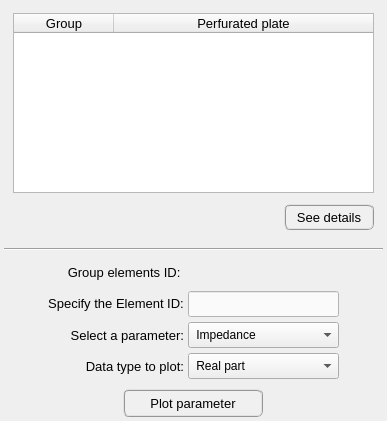
        <widget class="QWidget" name="tab_preview">
         <property name="enabled">
          <bool>true</bool>
         </property>
         <attribute name="title">
          <string>Preview</string>
         </attribute>
         <layout class="QGridLayout" name="gridLayout_12">
          <property name="leftMargin">
           <number>4</number>
          </property>
          <property name="topMargin">
           <number>4</number>
          </property>
          <property name="rightMargin">
           <number>4</number>
          </property>
          <property name="bottomMargin">
           <number>4</number>
          </property>
          <property name="spacing">
           <number>4</number>
          </property>
          <item row="1" column="0">
           <widget class="Line" name="line_3">
            <property name="orientation">
             <enum>Qt::Horizontal</enum>
            </property>
           </widget>
          </item>
          <item row="0" column="0">
           <widget class="QFrame" name="frame_7">
            <property name="maximumSize">
             <size>
              <width>16777215</width>
              <height>240</height>
             </size>
            </property>
            <property name="frameShape">
             <enum>QFrame::NoFrame</enum>
            </property>
            <property name="frameShadow">
             <enum>QFrame::Raised</enum>
            </property>
            <layout class="QGridLayout" name="gridLayout_10">
             <item row="3" column="0" colspan="2">
              <widget class="QFrame" name="frame_8">
               <property name="minimumSize">
                <size>
                 <width>0</width>
                 <height>36</height>
                </size>
               </property>
               <property name="frameShape">
                <enum>QFrame::NoFrame</enum>
               </property>
               <property name="frameShadow">
                <enum>QFrame::Raised</enum>
               </property>
               <layout class="QGridLayout" name="gridLayout_11">
                <property name="leftMargin">
                 <number>0</number>
                </property>
                <property name="topMargin">
                 <number>0</number>
                </property>
                <property name="rightMargin">
                 <number>0</number>
                </property>
                <property name="bottomMargin">
                 <number>0</number>
                </property>
                <property name="spacing">
                 <number>0</number>
                </property>
                <item row="0" column="1">
                 <widget class="QPushButton" name="pushButton_get_information_plot">
                  <property name="minimumSize">
                   <size>
                    <width>90</width>
                    <height>26</height>
                   </size>
                  </property>
                  <property name="maximumSize">
                   <size>
                    <width>90</width>
                    <height>26</height>
                   </size>
                  </property>
                  <property name="font">
                   <font>
                    <family>MS Shell Dlg 2</family>
                    <pointsize>10</pointsize>
                    <weight>50</weight>
                    <italic>false</italic>
                    <bold>false</bold>
                   </font>
                  </property>
                  <property name="styleSheet">
                   <string notr="true">QPushButton{border-radius: 6px; border-color: rgb(150, 150, 150); border-style: ridge; border-width: 2px; color: rgb(0, 0, 0); background-color: rgb(240, 240, 240)}
QPushButton:hover{border-radius: 6px; border-color: rgb(0, 170, 255); border-style: ridge; border-width: 2px; color: rgb(0, 0, 0); background-color: rgba(174, 213, 255, 100)}
QPushButton:pressed{border-radius: 6px; border-color: rgb(0, 170, 255); border-style: ridge; border-width: 2px; color: rgb(0, 0, 0); background-color: rgb(174, 213, 255)}
QPushButton:disabled{border-radius: 6px; border-color: rgb(150, 150, 150); border-style: ridge; border-width: 0px; color: rgb(150,150, 150); background-color: rgb(220, 220, 220)}</string>
                  </property>
                  <property name="text">
                   <string>See details</string>
                  </property>
                 </widget>
                </item>
                <item row="0" column="0">
                 <spacer name="horizontalSpacer_18">
                  <property name="orientation">
                   <enum>Qt::Horizontal</enum>
                  </property>
                  <property name="sizeHint" stdset="0">
                   <size>
                    <width>40</width>
                    <height>20</height>
                   </size>
                  </property>
                 </spacer>
                </item>
               </layout>
              </widget>
             </item>
             <item row="0" column="0" colspan="2">
              <widget class="QTreeWidget" name="treeWidget_perforated_plate_preview">
               <property name="minimumSize">
                <size>
                 <width>0</width>
                 <height>0</height>
                </size>
               </property>
               <property name="maximumSize">
                <size>
                 <width>16777215</width>
                 <height>200</height>
                </size>
               </property>
               <property name="font">
                <font>
                 <family>MS Shell Dlg 2</family>
                 <pointsize>9</pointsize>
                 <weight>50</weight>
                 <italic>false</italic>
                 <bold>false</bold>
                </font>
               </property>
               <property name="toolTip">
                <string>&lt;html&gt;&lt;head/&gt;&lt;body&gt;&lt;p&gt;Select a group to plot the perforated plate parameter&lt;/p&gt;&lt;/body&gt;&lt;/html&gt;</string>
               </property>
               <property name="indentation">
                <number>1</number>
               </property>
               <property name="headerHidden">
                <bool>false</bool>
               </property>
               <attribute name="headerHighlightSections">
                <bool>false</bool>
               </attribute>
               <attribute name="headerShowSortIndicator" stdset="0">
                <bool>false</bool>
               </attribute>
               <attribute name="headerStretchLastSection">
                <bool>true</bool>
               </attribute>
               <column>
                <property name="text">
                 <string>Group</string>
                </property>
                <property name="font">
                 <font>
                  <family>MS Shell Dlg 2</family>
                  <pointsize>10</pointsize>
                  <weight>50</weight>
                  <italic>false</italic>
                  <bold>false</bold>
                 </font>
                </property>
                <property name="textAlignment">
                 <set>AlignCenter</set>
                </property>
               </column>
               <column>
                <property name="text">
                 <string>Perfurated plate</string>
                </property>
                <property name="font">
                 <font>
                  <family>MS Shell Dlg 2</family>
                  <pointsize>10</pointsize>
                  <weight>50</weight>
                  <italic>false</italic>
                  <bold>false</bold>
                 </font>
                </property>
                <property name="textAlignment">
                 <set>AlignCenter</set>
                </property>
               </column>
              </widget>
             </item>
            </layout>
           </widget>
          </item>
          <item row="2" column="0">
           <widget class="QFrame" name="frame_3">
            <property name="minimumSize">
             <size>
              <width>0</width>
              <height>130</height>
             </size>
            </property>
            <property name="maximumSize">
             <size>
              <width>16777215</width>
              <height>140</height>
             </size>
            </property>
            <property name="frameShape">
             <enum>QFrame::NoFrame</enum>
            </property>
            <property name="frameShadow">
             <enum>QFrame::Raised</enum>
            </property>
            <layout class="QGridLayout" name="gridLayout_7">
             <property name="leftMargin">
              <number>4</number>
             </property>
             <property name="topMargin">
              <number>4</number>
             </property>
             <property name="rightMargin">
              <number>4</number>
             </property>
             <property name="bottomMargin">
              <number>4</number>
             </property>
             <property name="spacing">
              <number>4</number>
             </property>
             <item row="3" column="1">
              <widget class="QLabel" name="label_6">
               <property name="minimumSize">
                <size>
                 <width>0</width>
                 <height>26</height>
                </size>
               </property>
               <property name="maximumSize">
                <size>
                 <width>16777215</width>
                 <height>26</height>
                </size>
               </property>
               <property name="font">
                <font>
                 <family>MS Shell Dlg 2</family>
                 <pointsize>10</pointsize>
                 <weight>50</weight>
                 <italic>false</italic>
                 <bold>false</bold>
                </font>
               </property>
               <property name="text">
                <string>Data type to plot:</string>
               </property>
               <property name="alignment">
                <set>Qt::AlignRight|Qt::AlignTrailing|Qt::AlignVCenter</set>
               </property>
              </widget>
             </item>
             <item row="2" column="1">
              <widget class="QLabel" name="label_7">
               <property name="minimumSize">
                <size>
                 <width>0</width>
                 <height>26</height>
                </size>
               </property>
               <property name="maximumSize">
                <size>
                 <width>16777215</width>
                 <height>26</height>
                </size>
               </property>
               <property name="font">
                <font>
                 <family>MS Shell Dlg 2</family>
                 <pointsize>10</pointsize>
                 <weight>50</weight>
                 <italic>false</italic>
                 <bold>false</bold>
                </font>
               </property>
               <property name="text">
                <string>Select a parameter:</string>
               </property>
               <property name="alignment">
                <set>Qt::AlignRight|Qt::AlignTrailing|Qt::AlignVCenter</set>
               </property>
              </widget>
             </item>
             <item row="3" column="2">
              <widget class="QComboBox" name="comboBox_data_type">
               <property name="minimumSize">
                <size>
                 <width>0</width>
                 <height>26</height>
                </size>
               </property>
               <property name="maximumSize">
                <size>
                 <width>16777215</width>
                 <height>26</height>
                </size>
               </property>
               <item>
                <property name="text">
                 <string> Real part</string>
                </property>
               </item>
               <item>
                <property name="text">
                 <string> Imaginary part</string>
                </property>
               </item>
              </widget>
             </item>
             <item row="2" column="2">
              <widget class="QComboBox" name="comboBox_parameter_to_plot">
               <property name="minimumSize">
                <size>
                 <width>0</width>
                 <height>26</height>
                </size>
               </property>
               <property name="maximumSize">
                <size>
                 <width>16777215</width>
                 <height>26</height>
                </size>
               </property>
               <item>
                <property name="text">
                 <string> Impedance</string>
                </property>
               </item>
               <item>
                <property name="text">
                 <string> Absorption coefficient</string>
                </property>
               </item>
              </widget>
             </item>
             <item row="1" column="0">
              <spacer name="horizontalSpacer_11">
               <property name="orientation">
                <enum>Qt::Horizontal</enum>
               </property>
               <property name="sizeHint" stdset="0">
                <size>
                 <width>40</width>
                 <height>20</height>
                </size>
               </property>
              </spacer>
             </item>
             <item row="1" column="3">
              <spacer name="horizontalSpacer_10">
               <property name="orientation">
                <enum>Qt::Horizontal</enum>
               </property>
               <property name="sizeHint" stdset="0">
                <size>
                 <width>40</width>
                 <height>20</height>
                </size>
               </property>
              </spacer>
             </item>
             <item row="1" column="1">
              <widget class="QLabel" name="label_3">
               <property name="minimumSize">
                <size>
                 <width>0</width>
                 <height>25</height>
                </size>
               </property>
               <property name="maximumSize">
                <size>
                 <width>16777215</width>
                 <height>25</height>
                </size>
               </property>
               <property name="font">
                <font>
                 <family>MS Shell Dlg 2</family>
                 <pointsize>10</pointsize>
                 <weight>50</weight>
                 <italic>false</italic>
                 <bold>false</bold>
                </font>
               </property>
               <property name="text">
                <string>Specify the Element ID:</string>
               </property>
               <property name="alignment">
                <set>Qt::AlignCenter</set>
               </property>
              </widget>
             </item>
             <item row="1" column="2">
              <widget class="QLineEdit" name="lineEdit_specify_element_id">
               <property name="minimumSize">
                <size>
                 <width>108</width>
                 <height>26</height>
                </size>
               </property>
               <property name="maximumSize">
                <size>
                 <width>16777215</width>
                 <height>26</height>
                </size>
               </property>
               <property name="font">
                <font>
                 <family>Arial</family>
                 <pointsize>10</pointsize>
                 <weight>50</weight>
                 <italic>false</italic>
                 <bold>false</bold>
                </font>
               </property>
               <property name="styleSheet">
                <string notr="true">QLineEdit{color: rgb(0, 0, 0); background-color: rgb(250, 250, 250)}
QLineEdit:disabled{color: rgb(100, 100, 100); background-color: rgb(240, 240, 240)}</string>
               </property>
               <property name="text">
                <string/>
               </property>
               <property name="alignment">
                <set>Qt::AlignCenter</set>
               </property>
              </widget>
             </item>
             <item row="0" column="1">
              <widget class="QLabel" name="label_4">
               <property name="minimumSize">
                <size>
                 <width>0</width>
                 <height>25</height>
                </size>
               </property>
               <property name="maximumSize">
                <size>
                 <width>16777215</width>
                 <height>25</height>
                </size>
               </property>
               <property name="font">
                <font>
                 <family>MS Shell Dlg 2</family>
                 <pointsize>10</pointsize>
                 <weight>50</weight>
                 <italic>false</italic>
                 <bold>false</bold>
                </font>
               </property>
               <property name="styleSheet">
                <string notr="true"/>
               </property>
               <property name="text">
                <string>Group elements ID: </string>
               </property>
               <property name="alignment">
                <set>Qt::AlignRight|Qt::AlignTrailing|Qt::AlignVCenter</set>
               </property>
              </widget>
             </item>
             <item row="0" column="2">
              <widget class="QLabel" name="label_element_id_plot">
               <property name="minimumSize">
                <size>
                 <width>0</width>
                 <height>26</height>
                </size>
               </property>
               <property name="maximumSize">
                <size>
                 <width>200</width>
                 <height>26</height>
                </size>
               </property>
               <property name="font">
                <font>
                 <family>MS Shell Dlg 2</family>
                 <pointsize>10</pointsize>
                 <weight>50</weight>
                 <italic>false</italic>
                 <bold>false</bold>
                </font>
               </property>
               <property name="text">
                <string/>
               </property>
               <property name="alignment">
                <set>Qt::AlignCenter</set>
               </property>
              </widget>
             </item>
            </layout>
           </widget>
          </item>
          <item row="3" column="0">
           <widget class="QFrame" name="frame_4">
            <property name="maximumSize">
             <size>
              <width>16777215</width>
              <height>42</height>
             </size>
            </property>
            <property name="frameShape">
             <enum>QFrame::NoFrame</enum>
            </property>
            <property name="frameShadow">
             <enum>QFrame::Raised</enum>
            </property>
            <layout class="QGridLayout" name="gridLayout_8">
             <property name="leftMargin">
              <number>0</number>
             </property>
             <property name="topMargin">
              <number>0</number>
             </property>
             <property name="rightMargin">
              <number>0</number>
             </property>
             <property name="bottomMargin">
              <number>0</number>
             </property>
             <property name="spacing">
              <number>0</number>
             </property>
             <item row="0" column="0">
              <widget class="QPushButton" name="pushButton_plot_parameter">
               <property name="minimumSize">
                <size>
                 <width>140</width>
                 <height>28</height>
                </size>
               </property>
               <property name="maximumSize">
                <size>
                 <width>140</width>
                 <height>28</height>
                </size>
               </property>
               <property name="font">
                <font>
                 <family>MS Shell Dlg 2</family>
                 <pointsize>10</pointsize>
                 <weight>50</weight>
                 <italic>false</italic>
                 <bold>false</bold>
                </font>
               </property>
               <property name="styleSheet">
                <string notr="true">QPushButton{border-radius: 6px; border-color: rgb(150, 150, 150); border-style: ridge; border-width: 2px; color: rgb(0, 0, 0); background-color: rgb(240, 240, 240)}
QPushButton:hover{border-radius: 6px; border-color: rgb(0, 170, 255); border-style: ridge; border-width: 2px; color: rgb(0, 0, 0); background-color: rgba(174, 213, 255, 100)}
QPushButton:pressed{border-radius: 6px; border-color: rgb(0, 170, 255); border-style: ridge; border-width: 2px; color: rgb(0, 0, 0); background-color: rgb(174, 213, 255)}
QPushButton:disabled{border-radius: 6px; border-color: rgb(150, 150, 150); border-style: ridge; border-width: 0px; color: rgb(150,150, 150); background-color: rgb(220, 220, 220)}</string>
               </property>
               <property name="text">
                <string>Plot parameter</string>
               </property>
              </widget>
             </item>
            </layout>
           </widget>
          </item>
         </layout>
        </widget>
